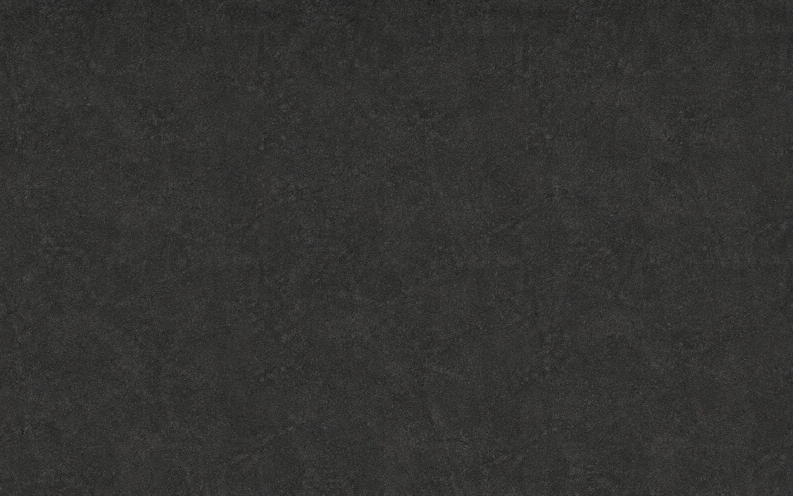
#> input picture docs/stone-dark-tile.png, 1586 x 992 px (shown at 1/2 size)
$ python make_stone_tile.py
#> lines starting #> are read from the running program, lines starting #| are printed output that depends on the picture
### Tools/paths.py
"""Where the big generated folders live.

`Tools/output` (the built voice pack and every rendered preview, ~3 GB) and
`Tools/cache` (the downloaded cmangos dump and wago tables, ~350 MB) used to sit
inside the addon folder. They are generated, gitignored and enormous, and the
addon folder is something the user backs up and syncs, so they were moved out
(user, 2026-09-22) to a sibling folder:

    Project Web/MelloUI/            the addon and its tools
    Project Web/MelloUI-BuildData/  output/ and cache/

Nothing about the addon or the release depends on them. `.pkgmeta` already kept
`Tools` out of the zip, so this changes what is on disk, not what ships.

    from paths import OUTPUT, CACHE

Resolution order, so that a machine which never moved them still works:

    1. MELLOUI_BUILD_DATA, if it is set
    2. the old Tools/output, Tools/cache, if they are still there
    3. the sibling MelloUI-BuildData folder  (created on demand)

`pack_sources` deliberately did NOT move: it is the kit's source art, and
kitforge (in `MelloUI Test/tools/kitforge`) points straight at
`Tools/pack_sources/kit/v2_2x`.

The texture MASTERS moved out too (user, 2026-09-24: the compressed textures
approved; Media keeps only what ships). Every tool that paints art writes
its 32-bit TGA master under `MelloUI-BuildData/masters/Media/...`, at the path
the file used to have in the addon (masters/Media/Kit/window/frame_t.tga,
masters/Media/Textures/GameMenuFrame.tga ...), with the master
KitLayout.lua and KitSlices.lua beside them. The addon's Media holds what
the client loads, made from the masters by one command:

    python Tools/texture_pack.py ship

(BLP / DXT where the quality gate passes, atlas sheets for the small kit
pieces, TGA where it fails; Media/KitLayout.lua and Media/KitSlices.lua).
The masters never ship and are never written by that command.

    from paths import MASTERS, MASTER_MEDIA, ADDON_MEDIA

Resolution: MELLOUI_BUILD_DATA/masters if that is set, else the sibling
MelloUI-BuildData/masters (never inside the addon: the masters must not ship).
"""
from __future__ import annotations

import os

HERE = os.path.dirname(os.path.abspath(__file__))
ADDON = os.path.dirname(HERE)
SIBLING = os.path.join(os.path.dirname(ADDON), "MelloUI-BuildData")


def _resolve(name: str) -> str:
    override = os.environ.get("MELLOUI_BUILD_DATA", "").strip()
    if override:
        return os.path.join(override, name)
    in_repo = os.path.join(HERE, name)
    if os.path.isdir(in_repo):
        return in_repo
    return os.path.join(SIBLING, name)


#: The built voice pack, rendered frames and every preview a tool writes.
OUTPUT = _resolve("output")
#: Downloaded source data: the cmangos dump, wago tables, Wowhead pages.
CACHE = _resolve("cache")
#: The cut source art the kit is built from. Still inside Tools -- see above.
PACK_SOURCES = os.path.join(HERE, "pack_sources")

# (1.2.2) the line every generated data file holding classic-db data carries under its header: the cmangos classic-db
# is GPL-3.0, and so are the files made from it (LICENSE, LICENSE-GPL-3.0.txt)
GPL_NOTICE = ("-- Holds data derived from the cmangos classic-db (GPL-3.0): this file is under the GPL-3.0, "
              "see LICENSE-GPL-3.0.txt and LICENSE in the MelloUI folder.")


def _masters() -> str:
    override = os.environ.get("MELLOUI_BUILD_DATA", "").strip()
    return os.path.join(override if override else SIBLING, "masters")


#: The texture masters (32-bit TGA, never shipped) and their layout data.
MASTERS = _masters()
#: ... laid out as the addon's Media was: MASTER_MEDIA/Kit/window/frame_t.tga
MASTER_MEDIA = os.path.join(MASTERS, "Media")
#: The addon's own Media: what the client loads (and the ship step writes).
ADDON_MEDIA = os.path.join(ADDON, "Media")


def master(*parts: str) -> str:
    """A path under the masters' Media, for a tool that writes or reads a
    TGA master: master("Textures", "GameMenuFrame.tga")."""
    return os.path.join(MASTER_MEDIA, *parts)


# [4 lines left out: function ensure, not called in this run]


# [4 lines that do not run on import are left out]

### Tools/make_stone_tile.py
"""
Build Media/Textures/StoneDarkTile.tga, a repeatable dark stone surface,
from docs/stone-dark-tile.png (1586 x 992, wraps as delivered: its edges
differ from each other about as much as neighbouring pixels do). The image
is resized whole to 1024 x 512 (its 1.6 : 1 kept nearer than a square
would), no mirroring, so a texture drawn with "REPEAT" wrap and texture
coordinates past 1 tiles it seamlessly. Painted windows use the same
source at the same scale (see make_professions_frame.py: stone_tile()),
0.75 tile px per frame px.

    python Tools\\make_stone_tile.py
"""
import os
from PIL import Image
from paths import master  # the TGA masters: MelloUI-BuildData/masters/Media

HERE = os.path.dirname(os.path.abspath(__file__))
SRC = os.path.join(HERE, "..", "docs", "stone-dark-tile.png")
OUT = master("Textures", "StoneDarkTile.tga")  # the TGA master (Tools/paths.py); `texture_pack.py ship` makes what Media ships
TILE_W, TILE_H = 1024, 512

tile = Image.open(SRC).convert("RGBA").resize((TILE_W, TILE_H), Image.LANCZOS)
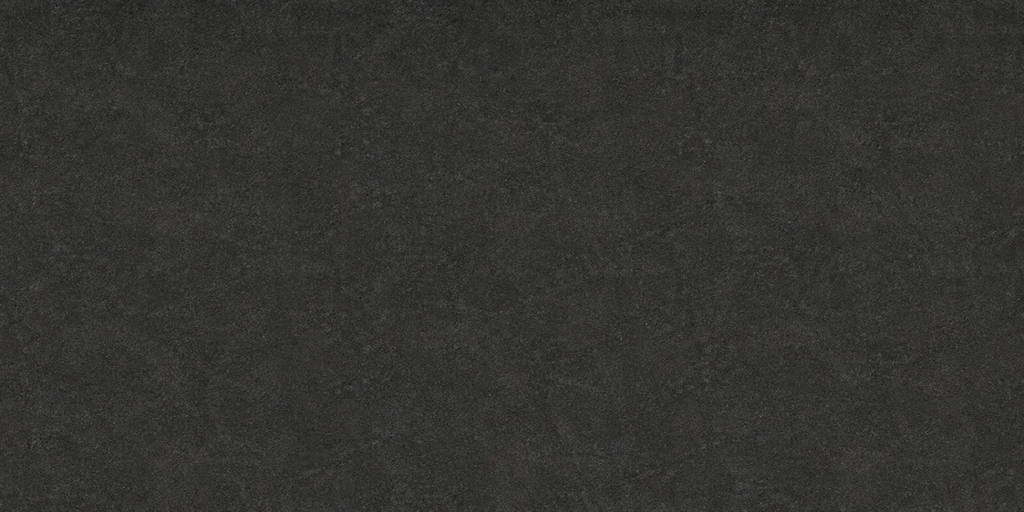
#> tile: PIL image 1024x512 RGBA; mean R, G, B, A 51.3, 51, 49, 255
tile.save(OUT)
print(f"-> {OUT}  ({TILE_W} x {TILE_H})")
